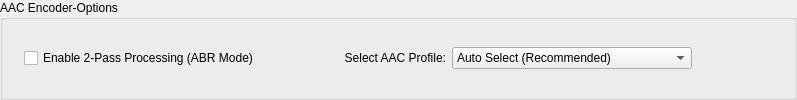
                 <widget class="QGroupBox" name="groupBox_7">
                  <property name="font">
                   <font>
                    <weight>50</weight>
                    <bold>false</bold>
                   </font>
                  </property>
                  <property name="title">
                   <string>AAC Encoder-Options</string>
                  </property>
                  <layout class="QGridLayout" name="gridLayout_25">
                   <item row="3" column="1">
                    <layout class="QGridLayout" name="gridLayout_21">
                     <item row="1" column="1">
                      <widget class="QCheckBox" name="checkBoxNeroAAC2PassMode">
                       <property name="text">
                        <string>Enable 2-Pass Processing (ABR Mode)</string>
                       </property>
                      </widget>
                     </item>
                     <item row="1" column="0">
                      <spacer name="horizontalSpacer_17">
                       <property name="orientation">
                        <enum>Qt::Horizontal</enum>
                       </property>
                       <property name="sizeType">
                        <enum>QSizePolicy::Fixed</enum>
                       </property>
                       <property name="sizeHint" stdset="0">
                        <size>
                         <width>10</width>
                         <height>20</height>
                        </size>
                       </property>
                      </spacer>
                     </item>
                     <item row="1" column="2">
                      <spacer name="horizontalSpacer_23">
                       <property name="orientation">
                        <enum>Qt::Horizontal</enum>
                       </property>
                       <property name="sizeHint" stdset="0">
                        <size>
                         <width>73</width>
                         <height>20</height>
                        </size>
                       </property>
                      </spacer>
                     </item>
                     <item row="1" column="3">
                      <widget class="QLabel" name="label_2">
                       <property name="text">
                        <string>Select AAC Profile:</string>
                       </property>
                       <property name="alignment">
                        <set>Qt::AlignRight|Qt::AlignTrailing|Qt::AlignVCenter</set>
                       </property>
                      </widget>
                     </item>
                     <item row="1" column="4">
                      <widget class="QComboBox" name="comboBoxAACProfile">
                       <property name="sizeAdjustPolicy">
                        <enum>QComboBox::AdjustToContents</enum>
                       </property>
                       <item>
                        <property name="text">
                         <string>Auto Select (Recommended)</string>
                        </property>
                       </item>
                       <item>
                        <property name="text">
                         <string>Enforce LC-AAC</string>
                        </property>
                       </item>
                       <item>
                        <property name="text">
                         <string>Enforce HE-AAC (AAC + SBR)</string>
                        </property>
                       </item>
                       <item>
                        <property name="text">
                         <string>Enforce HE-AAC v2 (AAC + SBR + PS)</string>
                        </property>
                       </item>
                      </widget>
                     </item>
                     <item row="1" column="5">
                      <spacer name="horizontalSpacer_22">
                       <property name="orientation">
                        <enum>Qt::Horizontal</enum>
                       </property>
                       <property name="sizeHint" stdset="0">
                        <size>
                         <width>75</width>
                         <height>20</height>
                        </size>
                       </property>
                      </spacer>
                     </item>
                     <item row="1" column="6">
                      <spacer name="horizontalSpacer_16">
                       <property name="orientation">
                        <enum>Qt::Horizontal</enum>
                       </property>
                       <property name="sizeType">
                        <enum>QSizePolicy::Fixed</enum>
                       </property>
                       <property name="sizeHint" stdset="0">
                        <size>
                         <width>10</width>
                         <height>20</height>
                        </size>
                       </property>
                      </spacer>
                     </item>
                     <item row="0" column="1" colspan="5">
                      <spacer name="verticalSpacer_8">
                       <property name="orientation">
                        <enum>Qt::Vertical</enum>
                       </property>
                       <property name="sizeType">
                        <enum>QSizePolicy::Fixed</enum>
                       </property>
                       <property name="sizeHint" stdset="0">
                        <size>
                         <width>20</width>
                         <height>13</height>
                        </size>
                       </property>
                      </spacer>
                     </item>
                     <item row="2" column="1" colspan="5">
                      <spacer name="verticalSpacer_7">
                       <property name="orientation">
                        <enum>Qt::Vertical</enum>
                       </property>
                       <property name="sizeType">
                        <enum>QSizePolicy::Fixed</enum>
                       </property>
                       <property name="sizeHint" stdset="0">
                        <size>
                         <width>20</width>
                         <height>13</height>
                        </size>
                       </property>
                      </spacer>
                     </item>
                    </layout>
                   </item>
                  </layout>
                 </widget>
